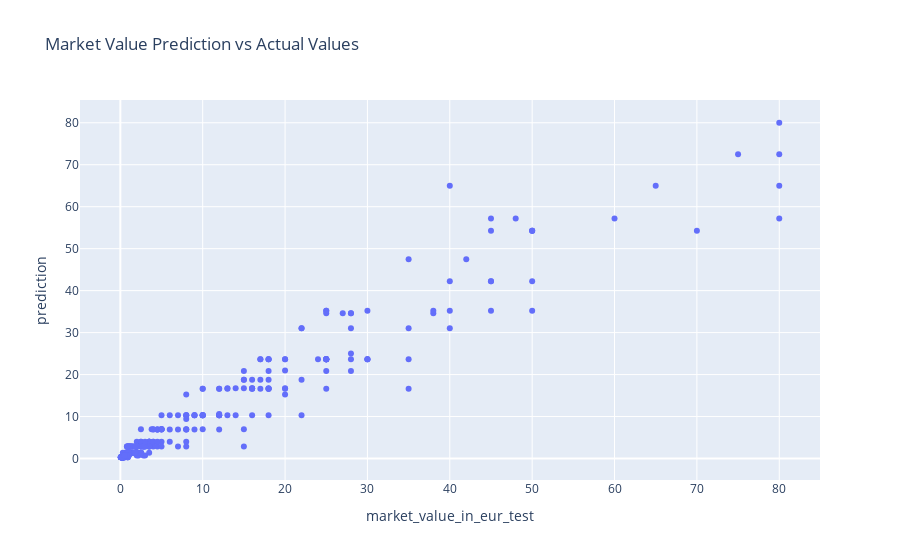

Source (notebook cell):
### Code cell
px.scatter(pdf_output, x="market_value_in_eur_test", y="prediction", title="Market Value Prediction vs Actual Values", hover_data=["name"])

### Figure 1 — Plotly figure (JSON) as saved in the notebook; plotly's stock layout.template omitted (floating-point values rounded to 4 significant figures; data arrays with more than 128 entries replaced by an {"elided": "..."} marker saying what was removed)
{"data": [{"customdata": {"elided": "371x1 str values"}, "hovertemplate": "market_value_in_eur_test=%{x}<br>prediction=%{y}<br>name=%{customdata[0]}<extra></extra>", "legendgroup": "", "marker": {"color": "#636efa", "symbol": "circle"}, "mode": "markers", "name": "", "orientation": "v", "showlegend": false, "type": "scatter", "x": {"elided": "371 float values"}, "xaxis": "x", "y": {"elided": "371 float values"}, "yaxis": "y"}], "layout": {"legend": {"tracegroupgap": 0}, "title": {"text": "Market Value Prediction vs Actual Values"}, "xaxis": {"anchor": "y", "domain": [0, 1], "title": {"text": "market_value_in_eur_test"}}, "yaxis": {"anchor": "x", "domain": [0, 1], "title": {"text": "prediction"}}}}
